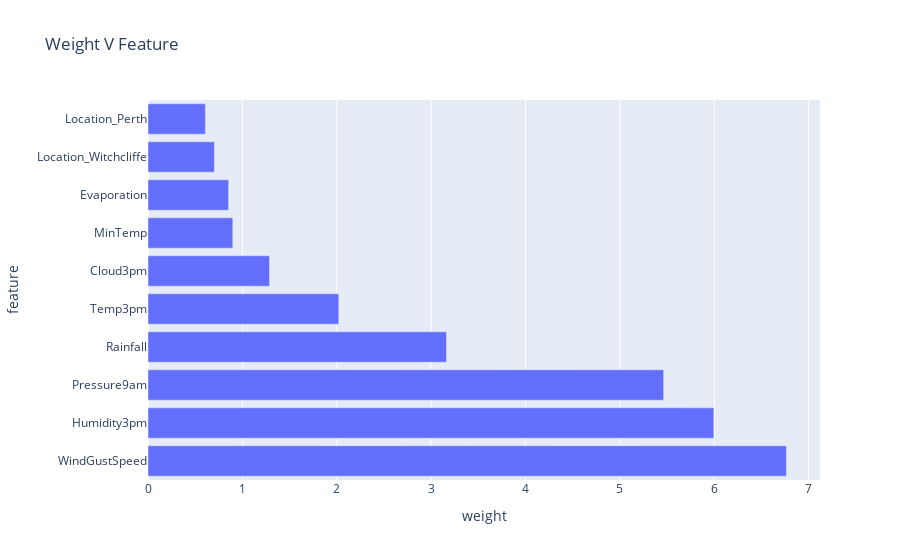

This figure's notebook cell:
### Code cell
plt.figure(figsize=(20,50))
px.bar(reg.sort_values('weight',ascending=False).head(10),x='weight',y='feature',title='Weight V Feature')

### Figure 1 — Plotly figure (JSON) as saved in the notebook; plotly's stock layout.template omitted (floating-point values rounded to 4 significant figures)
{"data": [{"alignmentgroup": "True", "hovertemplate": "weight=%{x}<br>feature=%{y}<extra></extra>", "legendgroup": "", "marker": {"color": "#636efa", "pattern": {"shape": ""}}, "name": "", "offsetgroup": "", "orientation": "h", "showlegend": false, "textposition": "auto", "type": "bar", "x": [6.764, 5.995, 5.464, 3.163, 2.021, 1.288, 0.8986, 0.8543, 0.7034, 0.6081], "xaxis": "x", "y": ["WindGustSpeed", "Humidity3pm", "Pressure9am", "Rainfall", "Temp3pm", "Cloud3pm", "MinTemp", "Evaporation", "Location_Witchcliffe", "Location_Perth"], "yaxis": "y"}], "layout": {"barmode": "relative", "legend": {"tracegroupgap": 0}, "title": {"text": "Weight V Feature"}, "xaxis": {"anchor": "y", "domain": [0, 1], "title": {"text": "weight"}}, "yaxis": {"anchor": "x", "domain": [0, 1], "title": {"text": "feature"}}}}
